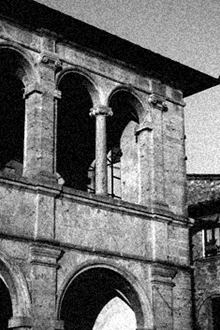
%> input picture Bi lateral filter/zbuilding.jpg, 220 x 330 px
$ octave Bilateral.m   (GNU Octave 9; MATLAB toolbox functions it lacks are replaced by stand-ins)
%> lines starting %> are read from the running program, lines starting %| are printed output that depends on the picture
close all;
clear all;
clc;
img = imread('zbuilding.jpg');
%> img is the input picture: size 330x220x3 uint8; min 0, max 255, mean 107.4
img_gray = rgb2gray(img);
kernel_size = 5;
gaussian_kernel = fspecial('gaussian', [kernel_size kernel_size], 5);
img_gray_gaussian = imfilter(img_gray, gaussian_kernel, 'replicate');
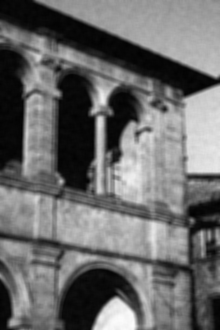
%> img_gray_gaussian: size 330x220 uint8; min 1, max 252, mean 107.4
figure, imshow(img_gray_gaussian);

indent = (kernel_size - 1)/2;
[height, width] = size(img_gray);
%> height = 330; width = 220
img_results = zeros(height,width);
img_gray = double(img_gray);
%> img_gray: size 330x220 double
sigma_range = 0.1;

scale = (height*width)/((height - indent)*(width - indent));
%> scale = 1.02
img_gray = imresize(img_gray,scale);
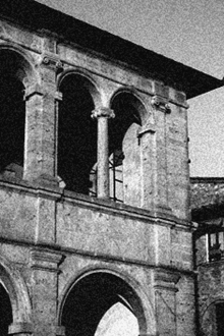
%> img_gray: size 336x224 double; min -10.9, max 263.7, mean 107.4; drawn with min black and max white

for i = indent + 1:height - indent
    for j = indent + 1:width - indent
      range_kernel = exp(-abs(img_gray(i - indent:i + indent,j - indent:j + indent )-img_gray(i,j)).^2/(sigma_range * sigma_range));
      kernel = range_kernel .* gaussian_kernel;
      normalization = 1/sum(kernel(:));
      temp = (kernel.*double(img_gray(i - indent:i + indent,j - indent:j + indent))) * normalization;
      img_results(i,j) = sum(temp(:));
    end
end
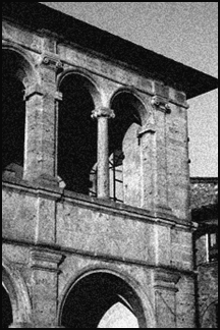
%> img_results: size 330x220 double; min -10, max 263.7, mean 103.9; drawn with min black and max white

img_results = img_results(1:height,1:width);


figure, imshow(img_results,[]);

$ run again, with Bi lateral filter/mountain.jpg copied over Bi lateral filter/zbuilding.jpg
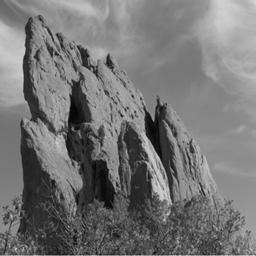
%> input picture Bi lateral filter/mountain.jpg, 256 x 256 px
%> img is the input picture: size 256x256x3 uint8; min 0, max 216, mean 117.1
%> `img_gray_gaussian = imfilter(img_gray, gaussian_kernel, 'replicate');`:
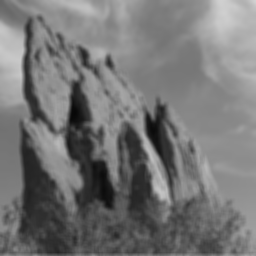
%> img_gray_gaussian: size 256x256 uint8; min 7, max 210, mean 117.1
%> after the loop `for i = indent + 1:height - indent`:
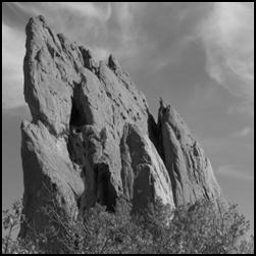
%> img_results: size 256x256 double; min 0, max 215.5, mean 112.5
